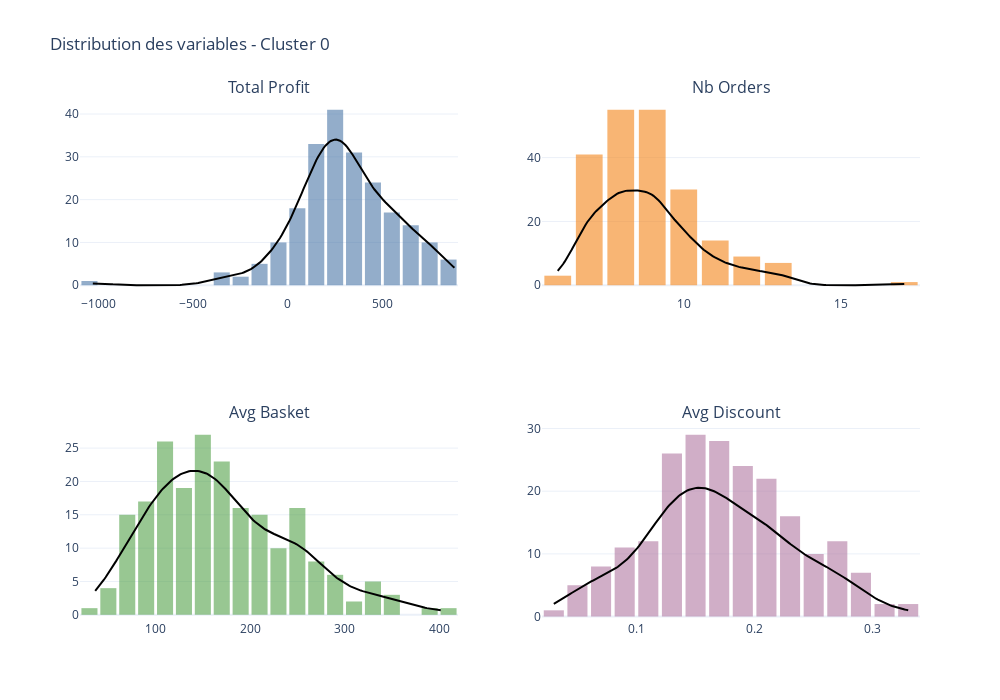

Source (notebook cell):
### Code cell
import plotly.graph_objects as go
from plotly.subplots import make_subplots
import numpy as np
from scipy.stats import gaussian_kde

variables = ["total_profit", "nb_orders", "avg_basket", "avg_discount"]

colors = ["#4C78A8", "#F58518", "#54A24B", "#B279A2"]

fig = make_subplots(
    rows=2, cols=2,
    subplot_titles=[v.replace("_", " ").title() for v in variables]
)

for i, (var, color) in enumerate(zip(variables, colors)):
    
    row = i // 2 + 1
    col = i % 2 + 1

    data = df0[var].dropna()

    # Histogramme
    fig.add_trace(
        go.Histogram(
            x=data,
            marker_color=color,
            opacity=0.6,
            name=var,
            showlegend=False,
            nbinsx=20
        ),
        row=row,
        col=col
    )

    # Courbe KDE
    kde = gaussian_kde(data)
    x_range = np.linspace(data.min(), data.max(), 200)
    y_kde = kde(x_range)

    fig.add_trace(
        go.Scatter(
            x=x_range,
            y=y_kde * len(data) * (data.max() - data.min()) / 20,
            mode="lines",
            line=dict(color="black", width=2),
            showlegend=False
        ),
        row=row,
        col=col
    )

fig.update_layout(
    height=700,
    width=1000,
    title_text="Distribution des variables - Cluster 0",
    template="plotly_white",
    bargap=0.15
)

fig.show()

### Figure 1 — Plotly figure (JSON) as saved in the notebook; plotly's stock layout.template omitted (floating-point values rounded to 4 significant figures; data arrays with more than 128 entries replaced by an {"elided": "..."} marker saying what was removed)
{"data": [{"marker": {"color": "#4C78A8"}, "name": "total_profit", "nbinsx": 20, "opacity": 0.6, "showlegend": false, "type": "histogram", "x": {"elided": "215 float values"}, "xaxis": "x", "yaxis": "y"}, {"line": {"color": "black", "width": 2}, "mode": "lines", "showlegend": false, "type": "scatter", "x": {"elided": "200 float values"}, "xaxis": "x", "y": {"elided": "200 float values"}, "yaxis": "y"}, {"marker": {"color": "#F58518"}, "name": "nb_orders", "nbinsx": 20, "opacity": 0.6, "showlegend": false, "type": "histogram", "x": {"elided": "215 int values"}, "xaxis": "x2", "yaxis": "y2"}, {"line": {"color": "black", "width": 2}, "mode": "lines", "showlegend": false, "type": "scatter", "x": {"elided": "200 float values"}, "xaxis": "x2", "y": {"elided": "200 float values"}, "yaxis": "y2"}, {"marker": {"color": "#54A24B"}, "name": "avg_basket", "nbinsx": 20, "opacity": 0.6, "showlegend": false, "type": "histogram", "x": {"elided": "215 float values"}, "xaxis": "x3", "yaxis": "y3"}, {"line": {"color": "black", "width": 2}, "mode": "lines", "showlegend": false, "type": "scatter", "x": {"elided": "200 float values"}, "xaxis": "x3", "y": {"elided": "200 float values"}, "yaxis": "y3"}, {"marker": {"color": "#B279A2"}, "name": "avg_discount", "nbinsx": 20, "opacity": 0.6, "showlegend": false, "type": "histogram", "x": {"elided": "215 float values"}, "xaxis": "x4", "yaxis": "y4"}, {"line": {"color": "black", "width": 2}, "mode": "lines", "showlegend": false, "type": "scatter", "x": {"elided": "200 float values"}, "xaxis": "x4", "y": {"elided": "200 float values"}, "yaxis": "y4"}], "layout": {"annotations": [{"font": {"size": 16}, "showarrow": false, "text": "Total Profit", "x": 0.225, "xanchor": "center", "xref": "paper", "y": 1, "yanchor": "bottom", "yref": "paper"}, {"font": {"size": 16}, "showarrow": false, "text": "Nb Orders", "x": 0.775, "xanchor": "center", "xref": "paper", "y": 1, "yanchor": "bottom", "yref": "paper"}, {"font": {"size": 16}, "showarrow": false, "text": "Avg Basket", "x": 0.225, "xanchor": "center", "xref": "paper", "y": 0.375, "yanchor": "bottom", "yref": "paper"}, {"font": {"size": 16}, "showarrow": false, "text": "Avg Discount", "x": 0.775, "xanchor": "center", "xref": "paper", "y": 0.375, "yanchor": "bottom", "yref": "paper"}], "bargap": 0.15, "height": 700, "title": {"text": "Distribution des variables - Cluster 0"}, "width": 1000, "xaxis": {"anchor": "y", "domain": [0, 0.45]}, "xaxis2": {"anchor": "y2", "domain": [0.55, 1]}, "xaxis3": {"anchor": "y3", "domain": [0, 0.45]}, "xaxis4": {"anchor": "y4", "domain": [0.55, 1]}, "yaxis": {"anchor": "x", "domain": [0.625, 1]}, "yaxis2": {"anchor": "x2", "domain": [0.625, 1]}, "yaxis3": {"anchor": "x3", "domain": [0, 0.375]}, "yaxis4": {"anchor": "x4", "domain": [0, 0.375]}}}
